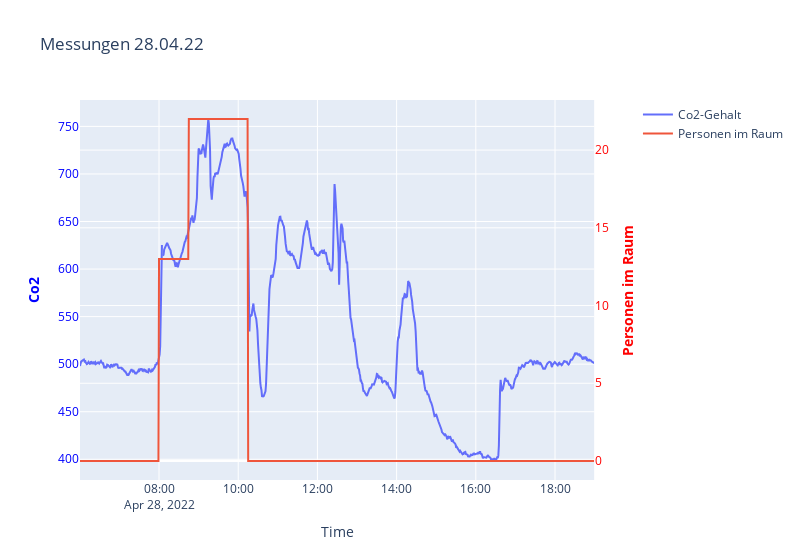

Notebook code for this chart:
### Code cell
#df Erstellen vom 28.04.2022 06:00 - 19:00 Uhr
mask = (df.index > pd.to_datetime("28042022 06:00:00", format="%d%m%Y %H:%M:%S").tz_localize("UTC")) & \
        (df.index < pd.to_datetime("28042022 18:59:59", format="%d%m%Y %H:%M:%S").tz_localize("UTC"))

fig = make_subplots(specs=[[{"secondary_y": True}]])
df2804 = df.loc[mask]
Time = df2804.index.values

#Plot
fig.add_trace(
    go.Line(x= Time, y = df2804['device3co2'], name='Co2-Gehalt')
)

fig.add_trace(
    go.Scatter(x=Time, y=df2804['numberOfPeople'] , name="Personen im Raum"),
    secondary_y=True, 
)

# Add figure title
fig.update_layout(
    title_text="Tageswerte 28.04."
)

# Set x-axis title
fig.update_xaxes(title_text="Time")

# Set y-axes titles
fig.update_yaxes(title_text="<b>Co2</b>", secondary_y=False, color = 'blue')
fig.update_yaxes(title_text="<b>Personen im Raum</b>", secondary_y=True, color = 'red')

fig.update_layout(
    title_text="Messungen 28.04.22",
    width = 800
)

fig.show()

### Figure 1 — Plotly figure (JSON) as saved in the notebook; plotly's stock layout.template omitted (floating-point values rounded to 4 significant figures; data arrays with more than 128 entries replaced by an {"elided": "..."} marker saying what was removed)
{"data": [{"name": "Co2-Gehalt", "type": "scatter", "x": {"elided": "898 str values"}, "y": {"elided": "898 float values"}}, {"name": "Personen im Raum", "type": "scatter", "x": {"elided": "898 str values"}, "xaxis": "x", "y": {"elided": "898 int values"}, "yaxis": "y2"}], "layout": {"title": {"text": "Messungen 28.04.22"}, "width": 800, "xaxis": {"anchor": "y", "domain": [0, 0.94], "title": {"text": "Time"}}, "yaxis": {"anchor": "x", "color": "blue", "domain": [0, 1], "title": {"text": "<b>Co2</b>"}}, "yaxis2": {"anchor": "x", "color": "red", "overlaying": "y", "side": "right", "title": {"text": "<b>Personen im Raum</b>"}}}}
